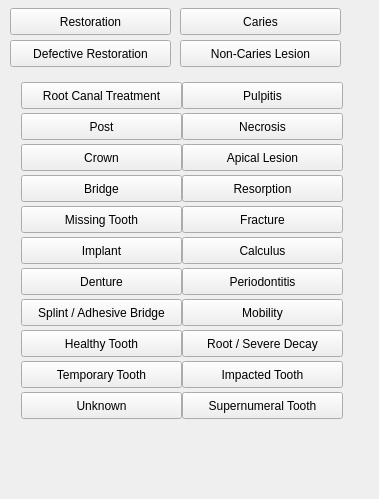
<?xml version="1.0" encoding="UTF-8"?>
<ui version="4.0">
 <class>ControlPanel</class>
 <widget class="QWidget" name="ControlPanel">
  <property name="geometry">
   <rect>
    <x>0</x>
    <y>0</y>
    <width>379</width>
    <height>499</height>
   </rect>
  </property>
  <widget class="StatusButton" name="Caries">
   <property name="geometry">
    <rect>
     <x>180</x>
     <y>8</y>
     <width>161</width>
     <height>27</height>
    </rect>
   </property>
   <property name="sizePolicy">
    <sizepolicy hsizetype="Preferred" vsizetype="Fixed">
     <horstretch>0</horstretch>
     <verstretch>0</verstretch>
    </sizepolicy>
   </property>
   <property name="minimumSize">
    <size>
     <width>0</width>
     <height>27</height>
    </size>
   </property>
   <property name="maximumSize">
    <size>
     <width>16777215</width>
     <height>27</height>
    </size>
   </property>
   <property name="toolTip">
    <string>&lt;html&gt;&lt;head/&gt;&lt;body&gt;&lt;p&gt;Hotkey: C&lt;/p&gt;&lt;/body&gt;&lt;/html&gt;</string>
   </property>
   <property name="styleSheet">
    <string notr="true"/>
   </property>
   <property name="text">
    <string>Caries</string>
   </property>
  </widget>
  <widget class="StatusButton" name="Restoration">
   <property name="geometry">
    <rect>
     <x>10</x>
     <y>8</y>
     <width>161</width>
     <height>27</height>
    </rect>
   </property>
   <property name="sizePolicy">
    <sizepolicy hsizetype="Preferred" vsizetype="Fixed">
     <horstretch>0</horstretch>
     <verstretch>0</verstretch>
    </sizepolicy>
   </property>
   <property name="minimumSize">
    <size>
     <width>0</width>
     <height>27</height>
    </size>
   </property>
   <property name="maximumSize">
    <size>
     <width>16777215</width>
     <height>27</height>
    </size>
   </property>
   <property name="toolTip">
    <string>&lt;html&gt;&lt;head/&gt;&lt;body&gt;&lt;p&gt;Hotkey: О&lt;/p&gt;&lt;/body&gt;&lt;/html&gt;</string>
   </property>
   <property name="styleSheet">
    <string notr="true"/>
   </property>
   <property name="text">
    <string>Restoration</string>
   </property>
  </widget>
  <widget class="QWidget" name="layoutWidget">
   <property name="geometry">
    <rect>
     <x>10</x>
     <y>70</y>
     <width>336</width>
     <height>361</height>
    </rect>
   </property>
   <layout class="QHBoxLayout" name="horizontalLayout">
    <property name="spacing">
     <number>8</number>
    </property>
    <item>
     <layout class="QVBoxLayout" name="verticalLayout">
      <property name="spacing">
       <number>3</number>
      </property>
      <item>
       <widget class="StatusButton" name="RootCanal">
        <property name="sizePolicy">
         <sizepolicy hsizetype="Preferred" vsizetype="Fixed">
          <horstretch>0</horstretch>
          <verstretch>0</verstretch>
         </sizepolicy>
        </property>
        <property name="minimumSize">
         <size>
          <width>161</width>
          <height>27</height>
         </size>
        </property>
        <property name="maximumSize">
         <size>
          <width>16777215</width>
          <height>27</height>
         </size>
        </property>
        <property name="toolTip">
         <string>&lt;html&gt;&lt;head/&gt;&lt;body&gt;&lt;p&gt;Hotkey: D&lt;/p&gt;&lt;/body&gt;&lt;/html&gt;</string>
        </property>
        <property name="styleSheet">
         <string notr="true"/>
        </property>
        <property name="text">
         <string>Root Canal Treatment</string>
        </property>
       </widget>
      </item>
      <item>
       <widget class="StatusButton" name="post">
        <property name="sizePolicy">
         <sizepolicy hsizetype="Preferred" vsizetype="Fixed">
          <horstretch>0</horstretch>
          <verstretch>0</verstretch>
         </sizepolicy>
        </property>
        <property name="minimumSize">
         <size>
          <width>161</width>
          <height>27</height>
         </size>
        </property>
        <property name="maximumSize">
         <size>
          <width>16777215</width>
          <height>27</height>
         </size>
        </property>
        <property name="toolTip">
         <string>&lt;html&gt;&lt;head/&gt;&lt;body&gt;&lt;p&gt;Hotkey: Q&lt;/p&gt;&lt;/body&gt;&lt;/html&gt;</string>
        </property>
        <property name="styleSheet">
         <string notr="true"/>
        </property>
        <property name="text">
         <string>Post</string>
        </property>
       </widget>
      </item>
      <item>
       <widget class="StatusButton" name="Crown">
        <property name="sizePolicy">
         <sizepolicy hsizetype="Preferred" vsizetype="Fixed">
          <horstretch>0</horstretch>
          <verstretch>0</verstretch>
         </sizepolicy>
        </property>
        <property name="minimumSize">
         <size>
          <width>161</width>
          <height>27</height>
         </size>
        </property>
        <property name="maximumSize">
         <size>
          <width>16777215</width>
          <height>27</height>
         </size>
        </property>
        <property name="toolTip">
         <string>&lt;html&gt;&lt;head/&gt;&lt;body&gt;&lt;p&gt;Hotkey: K&lt;/p&gt;&lt;/body&gt;&lt;/html&gt;</string>
        </property>
        <property name="styleSheet">
         <string notr="true"/>
        </property>
        <property name="text">
         <string>Crown</string>
        </property>
       </widget>
      </item>
      <item>
       <widget class="StatusButton" name="Bridge">
        <property name="enabled">
         <bool>true</bool>
        </property>
        <property name="sizePolicy">
         <sizepolicy hsizetype="Preferred" vsizetype="Fixed">
          <horstretch>0</horstretch>
          <verstretch>0</verstretch>
         </sizepolicy>
        </property>
        <property name="minimumSize">
         <size>
          <width>161</width>
          <height>27</height>
         </size>
        </property>
        <property name="maximumSize">
         <size>
          <width>16777215</width>
          <height>27</height>
         </size>
        </property>
        <property name="toolTip">
         <string>&lt;html&gt;&lt;head/&gt;&lt;body&gt;&lt;p&gt;Hotkey: B&lt;/p&gt;&lt;/body&gt;&lt;/html&gt;</string>
        </property>
        <property name="styleSheet">
         <string notr="true"/>
        </property>
        <property name="text">
         <string>Bridge</string>
        </property>
       </widget>
      </item>
      <item>
       <widget class="StatusButton" name="Missing">
        <property name="sizePolicy">
         <sizepolicy hsizetype="Preferred" vsizetype="Fixed">
          <horstretch>0</horstretch>
          <verstretch>0</verstretch>
         </sizepolicy>
        </property>
        <property name="minimumSize">
         <size>
          <width>161</width>
          <height>27</height>
         </size>
        </property>
        <property name="maximumSize">
         <size>
          <width>16777215</width>
          <height>27</height>
         </size>
        </property>
        <property name="toolTip">
         <string>&lt;html&gt;&lt;head/&gt;&lt;body&gt;&lt;p&gt;Hotkey: E&lt;/p&gt;&lt;/body&gt;&lt;/html&gt;</string>
        </property>
        <property name="styleSheet">
         <string/>
        </property>
        <property name="text">
         <string>Missing Tooth</string>
        </property>
       </widget>
      </item>
      <item>
       <widget class="StatusButton" name="Implant">
        <property name="sizePolicy">
         <sizepolicy hsizetype="Preferred" vsizetype="Fixed">
          <horstretch>0</horstretch>
          <verstretch>0</verstretch>
         </sizepolicy>
        </property>
        <property name="minimumSize">
         <size>
          <width>161</width>
          <height>27</height>
         </size>
        </property>
        <property name="maximumSize">
         <size>
          <width>16777215</width>
          <height>27</height>
         </size>
        </property>
        <property name="toolTip">
         <string>&lt;html&gt;&lt;head/&gt;&lt;body&gt;&lt;p&gt;Hotkey: I&lt;/p&gt;&lt;/body&gt;&lt;/html&gt;</string>
        </property>
        <property name="styleSheet">
         <string notr="true"/>
        </property>
        <property name="text">
         <string>Implant</string>
        </property>
       </widget>
      </item>
      <item>
       <widget class="StatusButton" name="falseTooth">
        <property name="sizePolicy">
         <sizepolicy hsizetype="Preferred" vsizetype="Fixed">
          <horstretch>0</horstretch>
          <verstretch>0</verstretch>
         </sizepolicy>
        </property>
        <property name="minimumSize">
         <size>
          <width>161</width>
          <height>27</height>
         </size>
        </property>
        <property name="maximumSize">
         <size>
          <width>16777215</width>
          <height>27</height>
         </size>
        </property>
        <property name="toolTip">
         <string>&lt;html&gt;&lt;head/&gt;&lt;body&gt;&lt;p&gt;Hotkey: X&lt;/p&gt;&lt;/body&gt;&lt;/html&gt;</string>
        </property>
        <property name="text">
         <string>Denture</string>
        </property>
       </widget>
      </item>
      <item>
       <widget class="StatusButton" name="Fiber">
        <property name="enabled">
         <bool>true</bool>
        </property>
        <property name="sizePolicy">
         <sizepolicy hsizetype="Preferred" vsizetype="Fixed">
          <horstretch>0</horstretch>
          <verstretch>0</verstretch>
         </sizepolicy>
        </property>
        <property name="minimumSize">
         <size>
          <width>161</width>
          <height>27</height>
         </size>
        </property>
        <property name="maximumSize">
         <size>
          <width>16777215</width>
          <height>27</height>
         </size>
        </property>
        <property name="toolTip">
         <string>&lt;html&gt;&lt;head/&gt;&lt;body&gt;&lt;p&gt;Hotkey: S&lt;/p&gt;&lt;/body&gt;&lt;/html&gt;</string>
        </property>
        <property name="styleSheet">
         <string notr="true"/>
        </property>
        <property name="text">
         <string>Splint / Adhesive Bridge</string>
        </property>
       </widget>
      </item>
      <item>
       <widget class="StatusButton" name="healthyTooth">
        <property name="sizePolicy">
         <sizepolicy hsizetype="Preferred" vsizetype="Fixed">
          <horstretch>0</horstretch>
          <verstretch>0</verstretch>
         </sizepolicy>
        </property>
        <property name="minimumSize">
         <size>
          <width>161</width>
          <height>27</height>
         </size>
        </property>
        <property name="maximumSize">
         <size>
          <width>16777215</width>
          <height>27</height>
         </size>
        </property>
        <property name="toolTip">
         <string>&lt;html&gt;&lt;head/&gt;&lt;body&gt;&lt;p&gt;Hotkey: H&lt;/p&gt;&lt;/body&gt;&lt;/html&gt;</string>
        </property>
        <property name="text">
         <string>Healthy Tooth</string>
        </property>
       </widget>
      </item>
      <item>
       <widget class="StatusButton" name="Temporary">
        <property name="sizePolicy">
         <sizepolicy hsizetype="Preferred" vsizetype="Fixed">
          <horstretch>0</horstretch>
          <verstretch>0</verstretch>
         </sizepolicy>
        </property>
        <property name="minimumSize">
         <size>
          <width>161</width>
          <height>27</height>
         </size>
        </property>
        <property name="maximumSize">
         <size>
          <width>16777215</width>
          <height>27</height>
         </size>
        </property>
        <property name="toolTip">
         <string>&lt;html&gt;&lt;head/&gt;&lt;body&gt;&lt;p&gt;Hotkey: T&lt;/p&gt;&lt;/body&gt;&lt;/html&gt;</string>
        </property>
        <property name="styleSheet">
         <string notr="true"/>
        </property>
        <property name="text">
         <string>Temporary Tooth</string>
        </property>
       </widget>
      </item>
      <item>
       <widget class="StatusButton" name="unknown">
        <property name="sizePolicy">
         <sizepolicy hsizetype="Preferred" vsizetype="Fixed">
          <horstretch>0</horstretch>
          <verstretch>0</verstretch>
         </sizepolicy>
        </property>
        <property name="minimumSize">
         <size>
          <width>161</width>
          <height>27</height>
         </size>
        </property>
        <property name="maximumSize">
         <size>
          <width>16777215</width>
          <height>27</height>
         </size>
        </property>
        <property name="toolTip">
         <string>&lt;html&gt;&lt;head/&gt;&lt;body&gt;&lt;p&gt;Hotkey: Del&lt;/p&gt;&lt;/body&gt;&lt;/html&gt;</string>
        </property>
        <property name="text">
         <string>Unknown</string>
        </property>
       </widget>
      </item>
     </layout>
    </item>
    <item>
     <layout class="QVBoxLayout" name="verticalLayout_2">
      <property name="spacing">
       <number>3</number>
      </property>
      <item>
       <widget class="StatusButton" name="Pulpitis">
        <property name="sizePolicy">
         <sizepolicy hsizetype="Preferred" vsizetype="Fixed">
          <horstretch>0</horstretch>
          <verstretch>0</verstretch>
         </sizepolicy>
        </property>
        <property name="minimumSize">
         <size>
          <width>161</width>
          <height>27</height>
         </size>
        </property>
        <property name="maximumSize">
         <size>
          <width>16777215</width>
          <height>27</height>
         </size>
        </property>
        <property name="toolTip">
         <string>&lt;html&gt;&lt;head/&gt;&lt;body&gt;&lt;p&gt;Hotkey: P&lt;/p&gt;&lt;/body&gt;&lt;/html&gt;</string>
        </property>
        <property name="styleSheet">
         <string/>
        </property>
        <property name="text">
         <string>Pulpitis</string>
        </property>
       </widget>
      </item>
      <item>
       <widget class="StatusButton" name="Necrosis">
        <property name="sizePolicy">
         <sizepolicy hsizetype="Preferred" vsizetype="Fixed">
          <horstretch>0</horstretch>
          <verstretch>27</verstretch>
         </sizepolicy>
        </property>
        <property name="minimumSize">
         <size>
          <width>161</width>
          <height>27</height>
         </size>
        </property>
        <property name="toolTip">
         <string>&lt;html&gt;&lt;head/&gt;&lt;body&gt;&lt;p&gt;Hotkey: N&lt;/p&gt;&lt;/body&gt;&lt;/html&gt;</string>
        </property>
        <property name="text">
         <string>Necrosis</string>
        </property>
       </widget>
      </item>
      <item>
       <widget class="StatusButton" name="ApicalLesion">
        <property name="sizePolicy">
         <sizepolicy hsizetype="Preferred" vsizetype="Fixed">
          <horstretch>0</horstretch>
          <verstretch>0</verstretch>
         </sizepolicy>
        </property>
        <property name="minimumSize">
         <size>
          <width>161</width>
          <height>27</height>
         </size>
        </property>
        <property name="maximumSize">
         <size>
          <width>16777215</width>
          <height>27</height>
         </size>
        </property>
        <property name="toolTip">
         <string>&lt;html&gt;&lt;head/&gt;&lt;body&gt;&lt;p&gt;Hotkey: G&lt;/p&gt;&lt;/body&gt;&lt;/html&gt;</string>
        </property>
        <property name="styleSheet">
         <string/>
        </property>
        <property name="text">
         <string>Apical Lesion</string>
        </property>
       </widget>
      </item>
      <item>
       <widget class="StatusButton" name="Resorption">
        <property name="sizePolicy">
         <sizepolicy hsizetype="Preferred" vsizetype="Fixed">
          <horstretch>0</horstretch>
          <verstretch>27</verstretch>
         </sizepolicy>
        </property>
        <property name="minimumSize">
         <size>
          <width>161</width>
          <height>27</height>
         </size>
        </property>
        <property name="maximumSize">
         <size>
          <width>16777215</width>
          <height>27</height>
         </size>
        </property>
        <property name="toolTip">
         <string>&lt;html&gt;&lt;head/&gt;&lt;body&gt;&lt;p&gt;Hotkey: Z&lt;/p&gt;&lt;/body&gt;&lt;/html&gt;</string>
        </property>
        <property name="text">
         <string>Resorption</string>
        </property>
       </widget>
      </item>
      <item>
       <widget class="StatusButton" name="Fracture">
        <property name="sizePolicy">
         <sizepolicy hsizetype="Preferred" vsizetype="Fixed">
          <horstretch>0</horstretch>
          <verstretch>0</verstretch>
         </sizepolicy>
        </property>
        <property name="minimumSize">
         <size>
          <width>161</width>
          <height>27</height>
         </size>
        </property>
        <property name="maximumSize">
         <size>
          <width>16777215</width>
          <height>27</height>
         </size>
        </property>
        <property name="toolTip">
         <string>&lt;html&gt;&lt;head/&gt;&lt;body&gt;&lt;p&gt;Hotkey: F&lt;/p&gt;&lt;/body&gt;&lt;/html&gt;</string>
        </property>
        <property name="styleSheet">
         <string/>
        </property>
        <property name="text">
         <string>Fracture</string>
        </property>
       </widget>
      </item>
      <item>
       <widget class="StatusButton" name="Calculus">
        <property name="sizePolicy">
         <sizepolicy hsizetype="Minimum" vsizetype="Fixed">
          <horstretch>0</horstretch>
          <verstretch>0</verstretch>
         </sizepolicy>
        </property>
        <property name="minimumSize">
         <size>
          <width>161</width>
          <height>27</height>
         </size>
        </property>
        <property name="maximumSize">
         <size>
          <width>16777215</width>
          <height>27</height>
         </size>
        </property>
        <property name="toolTip">
         <string>&lt;html&gt;&lt;head/&gt;&lt;body&gt;&lt;p&gt;Hotkey: V&lt;/p&gt;&lt;/body&gt;&lt;/html&gt;</string>
        </property>
        <property name="text">
         <string>Calculus</string>
        </property>
       </widget>
      </item>
      <item>
       <widget class="StatusButton" name="Periodontitis">
        <property name="sizePolicy">
         <sizepolicy hsizetype="Preferred" vsizetype="Fixed">
          <horstretch>0</horstretch>
          <verstretch>0</verstretch>
         </sizepolicy>
        </property>
        <property name="minimumSize">
         <size>
          <width>161</width>
          <height>27</height>
         </size>
        </property>
        <property name="maximumSize">
         <size>
          <width>16777215</width>
          <height>27</height>
         </size>
        </property>
        <property name="toolTip">
         <string>&lt;html&gt;&lt;head/&gt;&lt;body&gt;&lt;p&gt;Hotkey: L&lt;/p&gt;&lt;/body&gt;&lt;/html&gt;</string>
        </property>
        <property name="styleSheet">
         <string/>
        </property>
        <property name="text">
         <string>Periodontitis</string>
        </property>
       </widget>
      </item>
      <item>
       <widget class="StatusMultiButton" name="Mobility">
        <property name="sizePolicy">
         <sizepolicy hsizetype="Preferred" vsizetype="Fixed">
          <horstretch>0</horstretch>
          <verstretch>0</verstretch>
         </sizepolicy>
        </property>
        <property name="minimumSize">
         <size>
          <width>161</width>
          <height>27</height>
         </size>
        </property>
        <property name="maximumSize">
         <size>
          <width>16777215</width>
          <height>27</height>
         </size>
        </property>
        <property name="toolTip">
         <string>&lt;html&gt;&lt;head/&gt;&lt;body&gt;&lt;p&gt;Hotkey: 1-3&lt;/p&gt;&lt;/body&gt;&lt;/html&gt;</string>
        </property>
        <property name="styleSheet">
         <string/>
        </property>
        <property name="text">
         <string>Mobility</string>
        </property>
       </widget>
      </item>
      <item>
       <widget class="StatusButton" name="Root">
        <property name="sizePolicy">
         <sizepolicy hsizetype="Preferred" vsizetype="Fixed">
          <horstretch>0</horstretch>
          <verstretch>0</verstretch>
         </sizepolicy>
        </property>
        <property name="minimumSize">
         <size>
          <width>161</width>
          <height>27</height>
         </size>
        </property>
        <property name="maximumSize">
         <size>
          <width>16777215</width>
          <height>27</height>
         </size>
        </property>
        <property name="toolTip">
         <string>&lt;html&gt;&lt;head/&gt;&lt;body&gt;&lt;p&gt;Hotkey: R&lt;/p&gt;&lt;/body&gt;&lt;/html&gt;</string>
        </property>
        <property name="styleSheet">
         <string/>
        </property>
        <property name="text">
         <string>Root / Severe Decay</string>
        </property>
       </widget>
      </item>
      <item>
       <widget class="StatusButton" name="Impacted">
        <property name="sizePolicy">
         <sizepolicy hsizetype="Preferred" vsizetype="Fixed">
          <horstretch>0</horstretch>
          <verstretch>0</verstretch>
         </sizepolicy>
        </property>
        <property name="minimumSize">
         <size>
          <width>161</width>
          <height>27</height>
         </size>
        </property>
        <property name="maximumSize">
         <size>
          <width>16777215</width>
          <height>27</height>
         </size>
        </property>
        <property name="toolTip">
         <string>&lt;html&gt;&lt;head/&gt;&lt;body&gt;&lt;p&gt;Hotkey: M&lt;/p&gt;&lt;/body&gt;&lt;/html&gt;</string>
        </property>
        <property name="styleSheet">
         <string/>
        </property>
        <property name="text">
         <string>Impacted Tooth</string>
        </property>
       </widget>
      </item>
      <item>
       <widget class="StatusButton" name="Dsn">
        <property name="sizePolicy">
         <sizepolicy hsizetype="Preferred" vsizetype="Fixed">
          <horstretch>0</horstretch>
          <verstretch>0</verstretch>
         </sizepolicy>
        </property>
        <property name="minimumSize">
         <size>
          <width>161</width>
          <height>27</height>
         </size>
        </property>
        <property name="maximumSize">
         <size>
          <width>16777215</width>
          <height>27</height>
         </size>
        </property>
        <property name="toolTip">
         <string>&lt;html&gt;&lt;head/&gt;&lt;body&gt;&lt;p&gt;Hotkey: J&lt;/p&gt;&lt;/body&gt;&lt;/html&gt;</string>
        </property>
        <property name="text">
         <string>Supernumeral Tooth</string>
        </property>
        <property name="checkable">
         <bool>true</bool>
        </property>
        <property name="checked">
         <bool>false</bool>
        </property>
       </widget>
      </item>
     </layout>
    </item>
   </layout>
  </widget>
  <widget class="StatusButton" name="DefResto">
   <property name="geometry">
    <rect>
     <x>10</x>
     <y>40</y>
     <width>161</width>
     <height>27</height>
    </rect>
   </property>
   <property name="sizePolicy">
    <sizepolicy hsizetype="Preferred" vsizetype="Fixed">
     <horstretch>0</horstretch>
     <verstretch>0</verstretch>
    </sizepolicy>
   </property>
   <property name="minimumSize">
    <size>
     <width>0</width>
     <height>27</height>
    </size>
   </property>
   <property name="maximumSize">
    <size>
     <width>16777215</width>
     <height>27</height>
    </size>
   </property>
   <property name="toolTip">
    <string>&lt;html&gt;&lt;head/&gt;&lt;body&gt;&lt;p&gt;Hotkey: Y&lt;/p&gt;&lt;/body&gt;&lt;/html&gt;</string>
   </property>
   <property name="styleSheet">
    <string notr="true"/>
   </property>
   <property name="text">
    <string>Defective Restoration</string>
   </property>
  </widget>
  <widget class="StatusButton" name="NonCaries">
   <property name="geometry">
    <rect>
     <x>180</x>
     <y>40</y>
     <width>161</width>
     <height>27</height>
    </rect>
   </property>
   <property name="sizePolicy">
    <sizepolicy hsizetype="Preferred" vsizetype="Fixed">
     <horstretch>0</horstretch>
     <verstretch>0</verstretch>
    </sizepolicy>
   </property>
   <property name="minimumSize">
    <size>
     <width>0</width>
     <height>27</height>
    </size>
   </property>
   <property name="maximumSize">
    <size>
     <width>16777215</width>
     <height>27</height>
    </size>
   </property>
   <property name="toolTip">
    <string>&lt;html&gt;&lt;head/&gt;&lt;body&gt;&lt;p&gt;Hotkey: U&lt;/p&gt;&lt;/body&gt;&lt;/html&gt;</string>
   </property>
   <property name="styleSheet">
    <string notr="true"/>
   </property>
   <property name="text">
    <string>Non-Caries Lesion</string>
   </property>
  </widget>
 </widget>
 <layoutdefault spacing="6" margin="11"/>
 <customwidgets>
  <customwidget>
   <class>StatusButton</class>
   <extends>QPushButton</extends>
   <header>View/uiComponents/StatusButton.h</header>
  </customwidget>
  <customwidget>
   <class>StatusMultiButton</class>
   <extends>QPushButton</extends>
   <header>View/uiComponents/StatusMultiButton.h</header>
  </customwidget>
 </customwidgets>
 <resources/>
 <connections/>
</ui>
